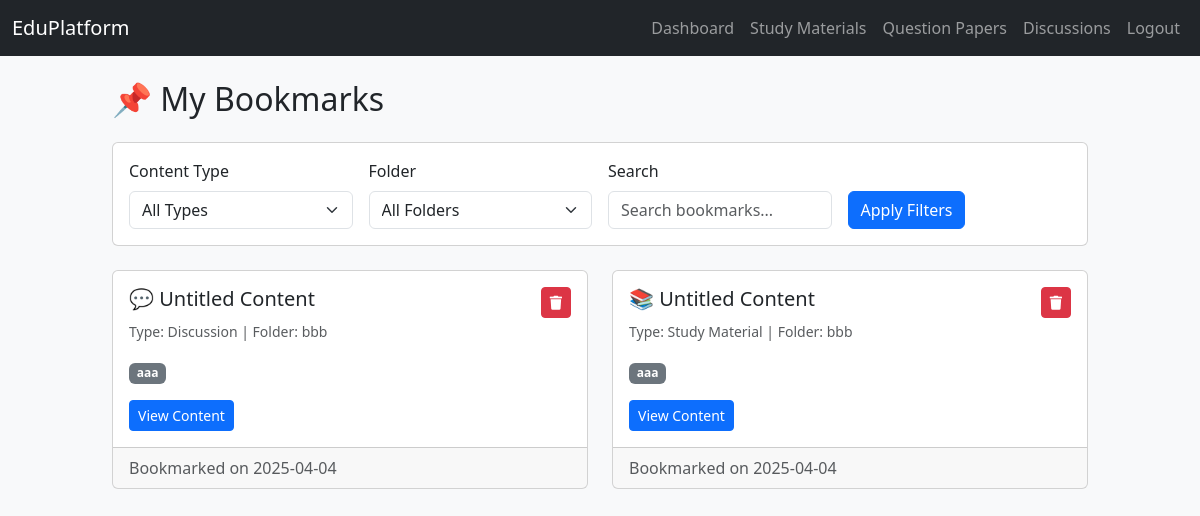
Page /bookmarks (signed in) on the committed database.
### models.py (models this page shows)
class Bookmark(db.Model):
    id = db.Column(db.Integer, primary_key=True)
    user_id = db.Column(db.Integer, db.ForeignKey('user.id'), nullable=False)
    content_type = db.Column(db.String(50), nullable=False)  # 'study_material', 'discussion', 'question_paper'
    content_id = db.Column(db.Integer, nullable=False)
    tags = db.Column(db.String(200))  # Comma-separated tags
    folder = db.Column(db.String(100))  # Folder name for organization
    created_at = db.Column(db.DateTime, default=datetime.utcnow)

### flask_app.py (the view)
@app.route('/bookmarks')
@login_required
def bookmarks():
    content_type = request.args.get('content_type', '')
    folder = request.args.get('folder', '')
    search = request.args.get('search', '')
    query = Bookmark.query.filter_by(user_id=current_user.id)
    if content_type:
        query = query.filter_by(content_type=content_type)
    if folder:
        query = query.filter_by(folder=folder)
    bookmarks = query.order_by(Bookmark.created_at.desc()).all()
    folders = db.session.query(Bookmark.folder).filter(
        Bookmark.user_id == current_user.id,
        Bookmark.folder != ''
    ).distinct().all()
    folders = [f[0] for f in folders if f[0]]
    processed_bookmarks = []
    for bookmark in bookmarks:
        bookmark_data = {
            'id': bookmark.id,
            'content_type': bookmark.content_type,
            'tags': bookmark.tags,
            'folder': bookmark.folder,
            'created_at': bookmark.created_at,
            'title': '',
            'content_url': ''
        }
        if bookmark.content_type == 'study_material':
            material = StudyMaterial.query.get(bookmark.content_id)
            if material:
                bookmark_data['title'] = material.title
                bookmark_data['content_url'] = url_for('study_material')
        elif bookmark.content_type == 'discussion':
            discussion = Discussion.query.get(bookmark.content_id)
            if discussion:
                bookmark_data['title'] = discussion.title
                bookmark_data['content_url'] = url_for('discussions')
        elif bookmark.content_type == 'question_paper':
            paper = QuestionPaper.query.get(bookmark.content_id)
            if paper:
                bookmark_data['title'] = paper.subject
                bookmark_data['content_url'] = url_for('question_papers')
        if search.lower() in bookmark_data['title'].lower():
            processed_bookmarks.append(bookmark_data)
    return render_template('bookmarks.html', bookmarks=processed_bookmarks, folders=folders)

### flask_app.py (called while the page is built)
@login_manager.user_loader
def load_user(user_id):
    return User.query.get(int(user_id))

### templates/bookmarks.html (shortened to what this page needs)
<!DOCTYPE html>
<html lang="en">
<head>
    <link href="https://cdn.jsdelivr.net/npm/bootstrap@5.3.0/dist/css/bootstrap.min.css" rel="stylesheet">
    <link rel="stylesheet" href="https://cdnjs.cloudflare.com/ajax/libs/font-awesome/5.15.4/css/all.min.css">
</head>
<body>
<nav class="navbar navbar-expand-lg navbar-dark bg-dark">
    <div class="container-fluid">
        <a class="navbar-brand" href="{{ url_for('dashboard') }}">EduPlatform</a>
        <div class="collapse navbar-collapse" id="navbarNav">
            <ul class="navbar-nav ms-auto">
                <li class="nav-item"><a class="nav-link" href="{{ url_for('dashboard') }}">Dashboard</a></li>
                <li class="nav-item"><a class="nav-link" href="{{ url_for('study_material') }}">Study Materials</a></li>
                <li class="nav-item"><a class="nav-link" href="{{ url_for('question_papers') }}">Question Papers</a></li>
                <li class="nav-item"><a class="nav-link" href="{{ url_for('discussions') }}">Discussions</a></li>
                <li class="nav-item"><a class="nav-link" href="{{ url_for('logout') }}">Logout</a></li>
            </ul>
        </div>
    </div>
</nav>
<div class="container mt-4">
    <h2 class="mb-4">📌 My Bookmarks</h2>
    <div class="card mb-4">
        <div class="card-body">
            <form method="GET" class="row g-3">
                <div class="col-md-3">
                    <label class="form-label">Content Type</label>
                    <select name="content_type" class="form-select">
                        <option value="">All Types</option>
                    </select>
                </div>
                <div class="col-md-3">
                    <label class="form-label">Folder</label>
                    <select name="folder" class="form-select">
                        <option value="">All Folders</option>
                    </select>
                </div>
                <div class="col-md-3">
                    <label class="form-label">Search</label>
                    <input type="text" name="search" class="form-control" value="{{ request.args.get('search', '') }}" placeholder="Search bookmarks...">
                </div>
                <div class="col-md-3 d-flex align-items-end">
                    <button type="submit" class="btn btn-primary">Apply Filters</button>
                </div>
            </form>
        </div>
    </div>
    <div class="row">
        {% for bookmark in bookmarks %}
        <div class="col-md-6 mb-3">
            <div class="card h-100">
                <div class="card-body">
                    <div class="d-flex justify-content-between align-items-start">
                        <h5 class="card-title">
                            {% if bookmark.content_type == 'study_material' %}
                                📚
                            {% elif bookmark.content_type == 'discussion' %}
                                💬
                            {% else %}
                                📝
                            {% endif %}
                            {% if bookmark.content_type == 'study_material' and bookmark.get('study_material') %}
                                {{ bookmark.study_material.get('title', 'Untitled Study Material') }}
                            {% elif bookmark.content_type == 'discussion' and bookmark.get('discussion') %}
                                {{ bookmark.discussion.get('title', 'Untitled Discussion') }}
                            {% elif bookmark.content_type == 'question_paper' and bookmark.get('question_paper') %}
                                {{ bookmark.question_paper.get('subject', 'Untitled Question Paper') }}
                            {% else %}
                                Untitled Content
                            {% endif %}
                        </h5>
                        <form method="POST" action="{{ url_for('remove_bookmark', bookmark_id=bookmark.id) }}" style="display: inline;">
                            <button type="submit" class="btn btn-sm btn-danger" onclick="return confirm('Are you sure you want to remove this bookmark?')">
                                <i class="fas fa-trash"></i>
                            </button>
                        </form>
                    </div>
                    <p class="card-text">
                        <small class="text-muted">
                            Type: {{ bookmark.content_type | replace('_', ' ') | title }}
                            {% if bookmark.folder %}
                                | Folder: {{ bookmark.folder }}
                            {% endif %}
                        </small>
                    </p>
                    {% if bookmark.tags %}
                    <p class="card-text">
                        {% for tag in bookmark.tags.split(',') %}
                            <span class="badge bg-secondary me-1">{{ tag.strip() }}</span>
                        {% endfor %}
                    </p>
                    {% endif %}
                    <a href="{{ bookmark.content_url }}" class="btn btn-sm btn-primary">View Content</a>
                </div>
                <div class="card-footer text-muted">
                    Bookmarked on {{ bookmark.created_at.strftime('%Y-%m-%d') }}
                </div>
            </div>
        </div>
        {% else %}
        <div class="col-12">
            <div class="alert alert-info" role="alert">
                No bookmarks found. Start bookmarking your favorite content!
            </div>
        </div>
        {% endfor %}
    </div>
</div>
</body>
</html>

### templates/bookmarks.html (style rules this page uses)
body { background: #f8f9fa; }
.container { max-width: 1000px; margin-top: 50px; }
.card { transition: transform 0.2s; }

### rows in the picture
Bookmark: content_type "Discussion", folder "bbb", strip "aaa", created_at "2025-04-04"
Bookmark: content_type "Study Material", folder "bbb", strip "aaa", created_at "2025-04-04"
